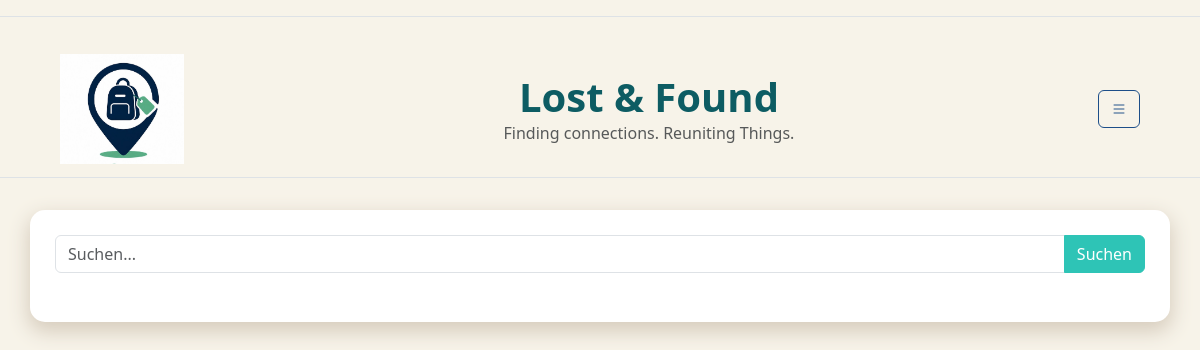
/home (signed in), run on an earlier commit of the app's database.
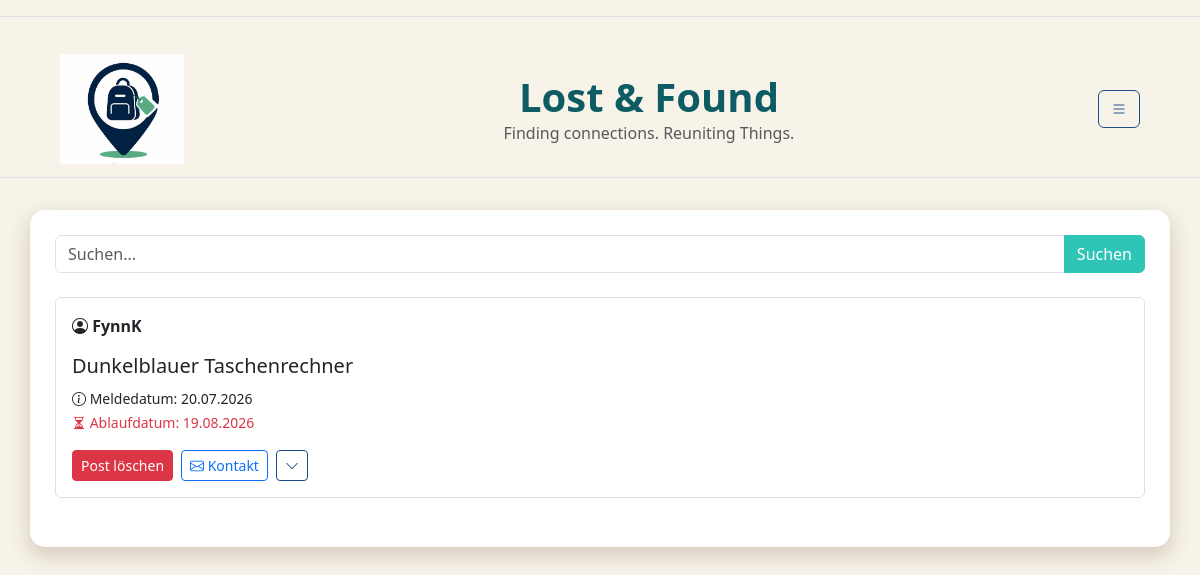
And on a later commit of the database.
### db.py (models this page shows)
class Post(db.Model):
    __tablename__ = "post"
    post_id = db.Column(db.Integer,primary_key=True)
    user_id = db.Column(db.Integer,db.ForeignKey("standardUser.user_id"))
    fundbuero_id = db.Column(db.Integer,db.ForeignKey("fundbuero.fundbuero_id"))
    titel = db.Column(db.String,nullable=False)
    meldedatum = db.Column(db.Date)
    verlustdatum = db.Column(db.Date)
    ablaufdatum = db.Column(db.Date)
    schliessdatum = db.Column(db.Date)
    verlustort = db.Column(db.String)
    beschreibung = db.Column(db.Text)
    status = db.Column(db.String,default="laufend")
    views = db.Column(db.Integer,default=0 )
    user = db.relationship("StandardUser",back_populates="posts")
    fundbuero = db.relationship("Fundbuero",back_populates="posts")

class StandardUser(db.Model):
    __tablename__ = "standardUser"
    user_id = db.Column( db.Integer, primary_key=True )
    fundbuero_id = db.Column( db.Integer, db.ForeignKey("fundbuero.fundbuero_id"), nullable=True)
    campus_id = db.Column( db.String, db.ForeignKey("campus.campus_id") )
    name = db.Column( db.String)
    benutzername = db.Column( db.String, unique=True)
    passwort = db.Column(db.String,nullable=False)
    hwr_mail = db.Column(db.String, unique=True,nullable=False )
    is_admin = db.Column(db.Boolean, default=False)
    campus = db.relationship("Campus",back_populates="users")
    posts = db.relationship( "Post",back_populates="user")

### app.py (the view)
@app.route("/home")
def home():
    if "user_id" not in session:
        flash("Bitte zuerst einloggen!", "warning")
        return redirect(url_for("login"))
    form = forms.Suchleiste()
    csrf_form = forms.CSRFOnlyForm()
    user = db.session.get(StandardUser, session["user_id"])
    fundbuero = db.session.get(Fundbuero, session["fundbuero_id"])
    if user is None:
        session.clear()
        flash("Dein Account existiert nicht mehr.", "warning")
        return redirect(url_for("login"))
    posts = db.session.execute(
    db.select(Post).where(
        Post.ablaufdatum >= date.today(),
        Post.status == "laufend"
    )
).scalars()
    return render_template("home.html", posts=posts, form=form, user=user, fundbuero=fundbuero, csrf_form=csrf_form)

### forms.py
class Suchleiste(FlaskForm):
  suchfeld = StringField( "Suchbegriff",
       validators=[InputRequired()]
  )
  submit = SubmitField("Suchen")

class CSRFOnlyForm(FlaskForm):
    pass

### templates/home.html (shortened to what this page needs)
{% extends "base.html" %}
{% block CONTENT %}
<form method="POST" action="{{ url_for('suche') }}" class="mb-4">
    <div class="input-group">
        {{ form.suchfeld(class="form-control", placeholder="Suchen...") }}
        {{ form.submit(class="btn btn-primary") }}
    </div>
</form>
{% for post in posts %}
    {% if session.get('is_admin') or post.user.campus_id == user.campus_id or (fundbuero and post.user.campus_id == fundbuero.campus_id) %}
        <div class="border rounded p-3 mb-4">
            <strong>
                <i class="bi bi-person-circle"></i>
                {{ post.user.benutzername }}
            </strong>
            <h5 class="mt-3">{{ post.titel }}</h5>
            <small>
                <i class="bi bi-info-circle"></i>
                Meldedatum: {{ post.meldedatum.strftime('%d.%m.%Y') }}
            </small>
            <br>
            <small class="text-danger">
                <i class="bi bi-hourglass-split"></i>
                Ablaufdatum: {{ post.ablaufdatum.strftime('%d.%m.%Y') }}
            </small>
            <div class="mt-3 d-flex align-items-center gap-2">
                {% if session.get('is_admin') or post.user_id == session.get('user_id') %}
                    <a href="{{url_for('delete_post', post_id=post.post_id)}}" class="btn btn-danger btn-sm">Post löschen</a>
                {% endif %}
                {% if session.get('fundbuero_id') %}
    <form method="POST" action="{{ url_for('send_fundbuero_mail', post_id=post.post_id) }}" class="d-inline">
        <input type="hidden" name="csrf_token" value="{{  csrf_form.csrf_token._value()}}">
        <button type="submit" class="btn btn-outline-primary btn-sm">
            <i class="bi bi-envelope"></i> Jetzt Kontaktieren
        </button>
    </form>
{% else %}
                <a href="mailto:{{ post.user.hwr_mail }}?subject=Gefunden: {{ post.titel|urlencode }}&body=Hallo, ich habe deinen Gegenstand gefunden." class="btn btn-outline-primary btn-sm">
                    <i class="bi bi-envelope"></i> Kontakt
                </a>
{% endif %}
  <a href="{{ url_for('post_detail', post_id=post.post_id) }}" class="btn btn-outline-secondary btn-sm">
                 <i class="bi bi-chevron-down"></i>
</a>
            </div>
        </div>
    {% endif %}
{% endfor %}
{% endblock %}

What changed in the data, as far as the page shows it:
added Post: user.benutzername "FynnK", titel "Dunkelblauer Taschenrechner", meldedatum "20.07.2026", ablaufdatum "19.08.2026"
